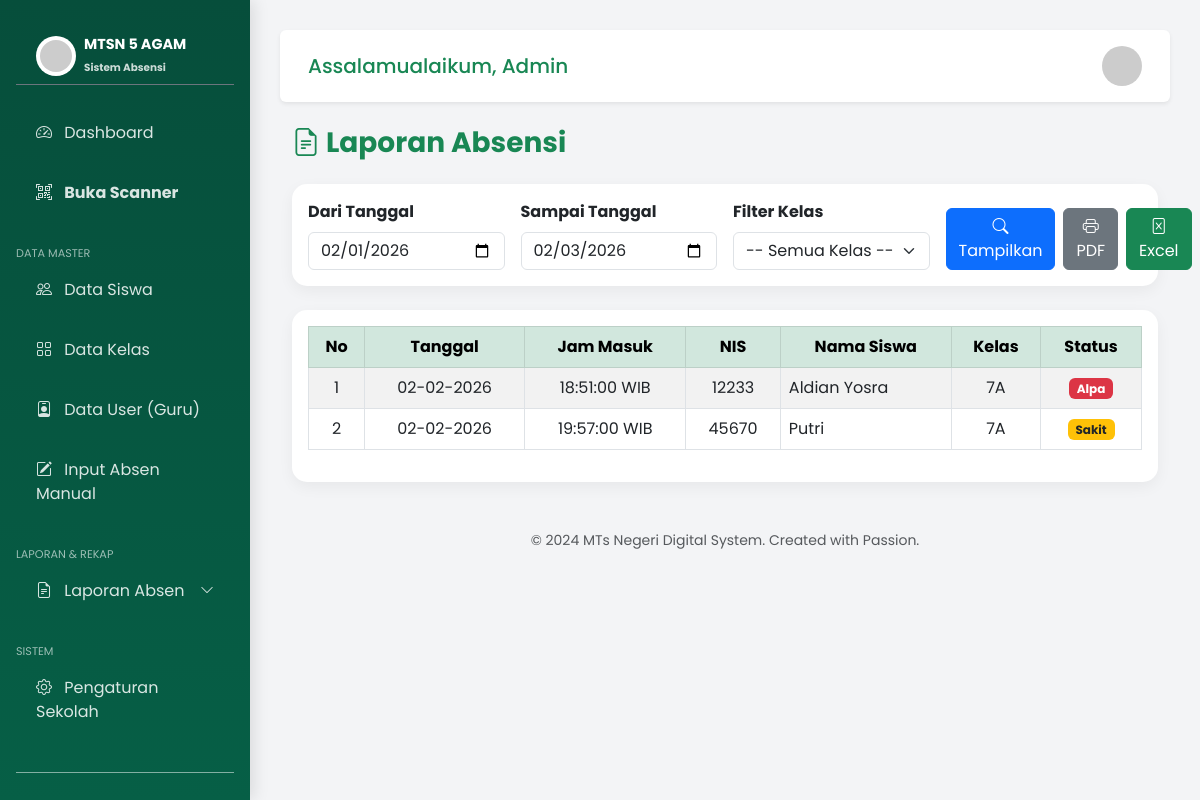
Screenshot of /laporan.php (signed in) with the database file from the repository.
### tables this page shows
CREATE TABLE `pengaturan` (
  `id` int(11) NOT NULL,
  `nama_sekolah` varchar(100) NOT NULL DEFAULT 'MTs NEGERI DIGITAL',
  `alamat_sekolah` text DEFAULT NULL,
  `logo_sekolah` varchar(255) DEFAULT 'logo_default.png',
  `kepala_sekolah` varchar(100) DEFAULT NULL,
  `nip_kepsek` varchar(50) DEFAULT NULL,
  `jam_masuk` time DEFAULT '07:00:00',
  `jam_pulang` time DEFAULT '14:00:00',
  `wajib_pulang` tinyint(1) DEFAULT 1,
  `api_token` varchar(255) DEFAULT NULL,
  `api_endpoint` varchar(255) DEFAULT 'https://api.fonnte.com/send',
  `pesan_masuk` text DEFAULT NULL,
  `pesan_pulang` text DEFAULT NULL
);

CREATE TABLE `absensi` (
  `id_absen` int(11) NOT NULL,
  `id_siswa` int(11) NOT NULL,
  `tanggal` date NOT NULL,
  `jam_masuk` time DEFAULT NULL,
  `jam_pulang` time DEFAULT NULL,
  `status` enum('Hadir','Sakit','Izin','Alpa') NOT NULL DEFAULT 'Alpa',
  `keterangan` text DEFAULT NULL,
  `is_notif_sent` tinyint(1) DEFAULT 0
);

CREATE TABLE `siswa` (
  `id_siswa` int(11) NOT NULL,
  `nis` varchar(20) NOT NULL,
  `nama_siswa` varchar(100) NOT NULL,
  `jenis_kelamin` enum('L','P') NOT NULL,
  `id_kelas` int(11) NOT NULL,
  `nama_ortu` varchar(100) DEFAULT NULL,
  `no_hp_ortu` varchar(20) NOT NULL,
  `foto_siswa` varchar(255) DEFAULT 'default.jpg'
);

CREATE TABLE `kelas` (
  `id_kelas` int(11) NOT NULL,
  `nama_kelas` varchar(20) NOT NULL,
  `id_walikelas` int(11) DEFAULT NULL
);

### laporan.php (the view, shortened to what this page needs)
<?php
include 'config/koneksi.php';
include 'layout/header.php';
$tgl_awal  = isset($_GET['tgl_awal']) ? $_GET['tgl_awal'] : date('Y-m-01');
$tgl_akhir = isset($_GET['tgl_akhir']) ? $_GET['tgl_akhir'] : date('Y-m-d');
$id_kelas  = isset($_GET['id_kelas']) ? $_GET['id_kelas'] : 'semua';
$query_str = "SELECT absensi.*, siswa.nis, siswa.nama_siswa, kelas.nama_kelas
              FROM absensi
              JOIN siswa ON absensi.id_siswa = siswa.id_siswa
              JOIN kelas ON siswa.id_kelas = kelas.id_kelas
              WHERE absensi.tanggal BETWEEN '$tgl_awal' AND '$tgl_akhir'";
$query_str .= " ORDER BY absensi.tanggal DESC, absensi.jam_masuk ASC";
$result = mysqli_query($koneksi, $query_str);
?>
<div class="container-fluid">
    <div class="d-print-none">
        <h3 class="fw-bold text-success mb-4"><i class="bi bi-file-earmark-text"></i> Laporan Absensi</h3>
        <div class="card card-custom bg-white mb-4">
            <div class="card-body">
                <form action="" method="GET" class="row g-3 align-items-end">
                    <div class="col-md-3">
                        <label class="form-label fw-bold">Dari Tanggal</label>
                        <input type="date" name="tgl_awal" class="form-control" value="<?php echo $tgl_awal; ?>">
                    </div>
                    <div class="col-md-3">
                        <label class="form-label fw-bold">Sampai Tanggal</label>
                        <input type="date" name="tgl_akhir" class="form-control" value="<?php echo $tgl_akhir; ?>">
                    </div>
                    <div class="col-md-3">
                        <label class="form-label fw-bold">Filter Kelas</label>
                        <select name="id_kelas" class="form-select">
                            <option value="semua">-- Semua Kelas --</option>
                        </select>
                    </div>
                    <div class="col-md-3 d-flex gap-2">
                        <button type="submit" class="btn btn-primary flex-fill"><i class="bi bi-search"></i> Tampilkan</button>
                        <button type="button" onclick="window.print()" class="btn btn-secondary"><i class="bi bi-printer"></i> PDF</button>
                        <a href="export_excel.php?tgl_awal=<?php echo $tgl_awal; ?>&tgl_akhir=<?php echo $tgl_akhir; ?>&id_kelas=<?php echo $id_kelas; ?>" target="_blank" class="btn btn-success"><i class="bi bi-file-excel"></i> Excel</a>
                    </div>
                </form>
            </div>
        </div>
    </div>
    <div class="card card-custom bg-white print-area">
        <div class="card-body">
            <div class="table-responsive">
                <table class="table table-bordered table-striped align-middle">
                    <thead class="table-success text-center">
                        <tr>
                            <th>No</th>
                            <th>Tanggal</th>
                            <th>Jam Masuk</th>
                            <th>NIS</th>
                            <th>Nama Siswa</th>
                            <th>Kelas</th>
                            <th>Status</th>
                        </tr>
                    </thead>
                    <tbody>
                        <?php
                        $no = 1;
                        if(mysqli_num_rows($result) > 0){
                            while($row = mysqli_fetch_assoc($result)) : ?>
                            <tr>
                                <td class="text-center"><?php echo $no++; ?></td>
                                <td class="text-center"><?php echo date('d-m-Y', strtotime($row['tanggal'])); ?></td>
                                <td class="text-center"><?php echo $row['jam_masuk']; ?> WIB</td>
                                <td class="text-center"><?php echo $row['nis']; ?></td>
                                <td><?php echo $row['nama_siswa']; ?></td>
                                <td class="text-center"><?php echo $row['nama_kelas']; ?></td>
                                <td class="text-center">
                                    <?php
                                    if($row['status']=='Hadir') echo '<span class="badge bg-success text-white">Hadir</span>';
                                    else if($row['status']=='Sakit') echo '<span class="badge bg-warning text-dark">Sakit</span>';
                                    else echo '<span class="badge bg-danger text-white">'.$row['status'].'</span>';
                                    ?>
                                </td>
                            </tr>
                            <?php endwhile;
                        } else {
                            echo "<tr><td colspan='7' class='text-center'>Tidak ada data pada periode ini.</td></tr>";
                        }
                        ?>
                    </tbody>
                </table>
            </div>
        </div>
    </div>
</div>
<?php include 'layout/footer.php'; ?>

### layout/sidebar.php (shortened to what this page needs)
<?php
if(isset($koneksi)){
    $q_instansi = mysqli_query($koneksi, "SELECT * FROM pengaturan LIMIT 1");
    $d_instansi = mysqli_fetch_assoc($q_instansi);
    $logo_sidebar = $d_instansi['logo_sekolah'];
    $nama_sidebar = $d_instansi['nama_sekolah'];
} else {
    $logo_sidebar = 'logo_default.png';
    $nama_sidebar = 'MTs NEGERI DIGITAL';
}
?>
<div class="sidebar d-flex flex-column p-3">
    <div class="brand-logo d-flex align-items-center mb-4 pb-2 border-bottom border-secondary">
        <img src="assets/img/<?php echo $logo_sidebar; ?>" alt="Logo" width="40" height="40" class="me-2 rounded-circle bg-white p-1" onerror="this.src='https://via.placeholder.com/40'">
        <div style="line-height: 1.2;">
            <span class="d-block fw-bold" style="font-size: 0.9rem;"><?php echo $nama_sidebar; ?></span>
            <small style="font-size: 0.65rem; opacity: 0.8;">Sistem Absensi</small>
        </div>
    </div>
    <ul class="nav nav-pills flex-column mb-2">
        <li class="nav-item mb-1">
            <a href="index.php" class="nav-link <?php echo (basename($_SERVER['PHP_SELF']) == 'index.php') ? 'active' : ''; ?>">
                <i class="bi bi-speedometer2 me-2"></i> Dashboard
            </a>
        </li>
        <li class="nav-item mb-1">
            <a href="scan.php" target="_blank" class="nav-link text-warning bg-warning bg-opacity-10 border border-warning border-opacity-25">
                <i class="bi bi-qr-code-scan me-2"></i> <b>Buka Scanner</b>
            </a>
        </li>
        <li class="nav-header text-uppercase small mt-3 mb-1" style="opacity: 0.6; font-size: 0.7rem;">Data Master</li>
        <li class="nav-item mb-1">
            <a href="data_siswa.php" class="nav-link <?php echo (basename($_SERVER['PHP_SELF']) == 'data_siswa.php') ? 'active' : ''; ?>">
                <i class="bi bi-people me-2"></i> Data Siswa
            </a>
        </li>
        <li class="nav-item mb-1">
            <a href="data_kelas.php" class="nav-link <?php echo (basename($_SERVER['PHP_SELF']) == 'data_kelas.php') ? 'active' : ''; ?>">
                <i class="bi bi-grid me-2"></i> Data Kelas
            </a>
        </li>
        <li class="nav-item mb-1">
            <a href="data_user.php" class="nav-link <?php echo (basename($_SERVER['PHP_SELF']) == 'data_user.php') ? 'active' : ''; ?>">
                <i class="bi bi-person-badge me-2"></i> Data User (Guru)
            </a>
        </li>
        <li class="nav-item mb-1">
            <a href="input_manual.php" class="nav-link <?php echo (basename($_SERVER['PHP_SELF']) == 'input_manual.php') ? 'active' : ''; ?>">
                <i class="bi bi-pencil-square me-2"></i> Input Absen Manual
            </a>
        </li>
        <li class="nav-header text-uppercase small mt-3 mb-1" style="opacity: 0.6; font-size: 0.7rem;">Laporan & Rekap</li>
        <li class="nav-item mb-1">
            <a href="#submenuLaporan" data-bs-toggle="collapse" class="nav-link d-flex justify-content-between align-items-center text-white" aria-expanded="false">
                <span><i class="bi bi-file-earmark-text me-2"></i> Laporan Absen</span>
                <i class="bi bi-chevron-down small"></i>
            </a>
        </li>
        <li class="nav-header text-uppercase small mt-3 mb-1" style="opacity: 0.6; font-size: 0.7rem;">Sistem</li>
        <li class="nav-item mb-1">
            <a href="pengaturan.php" class="nav-link <?php echo (basename($_SERVER['PHP_SELF']) == 'pengaturan.php') ? 'active' : ''; ?>">
                <i class="bi bi-gear me-2"></i> Pengaturan Sekolah
            </a>
        </li>
    </ul>
    <div class="mt-auto pb-3">
        <hr class="text-white opacity-50">
        <a href="logout.php" class="nav-link text-danger bg-danger bg-opacity-10 border border-danger border-opacity-25 text-center py-2 rounded">
        </a>
    </div>
</div>

### assets/css/style.css (style rules this page uses)
:root { --mts-dark: #064e3b; --mts-main: #10b981; --mts-light: #d1fae5; --text-dark: #1f2937; }
body { font-family: "Poppins", sans-serif; background-color: #f3f4f6; color: var(--text-dark); }
.sidebar { height: 100vh; width: 250px; position: fixed; top: 0; left: 0; background: linear-gradient(180deg, #064e3b 0%, #065f46 100%); color: white; box-shadow: 4px 0 15px rgba(0, 0, 0, 0.1); z-index: 1000; overflow-y: auto; }
.sidebar .nav-link { color: rgba(255, 255, 255, 0.85) !important; margin-bottom: 8px; padding: 12px 20px; border-radius: 8px; transition: all 0.3s ease; border: none !important; font-weight: 400; background: transparent !important; }
.brand-logo { font-size: 1.2rem; font-weight: bold; padding: 20px; border-bottom: 1px solid rgba(255, 255, 255, 0.1); margin-bottom: 20px; }
.card-custom { border: none; border-radius: 15px; box-shadow: 0 5px 15px rgba(0, 0, 0, 0.05); transition: transform 0.3s; }

### rows the page displays
pengaturan: nama_sekolah "MTSN 5 AGAM"
absensi: tanggal "02-02-2026", jam_masuk "18:51:00", id_siswa.nis "12233", id_siswa.nama_siswa "Aldian Yosra", kelas.nama_kelas "7A", status "Alpa"
absensi: tanggal "02-02-2026", jam_masuk "19:57:00", id_siswa.nis "45670", id_siswa.nama_siswa "Putri", kelas.nama_kelas "7A", status "Sakit"
